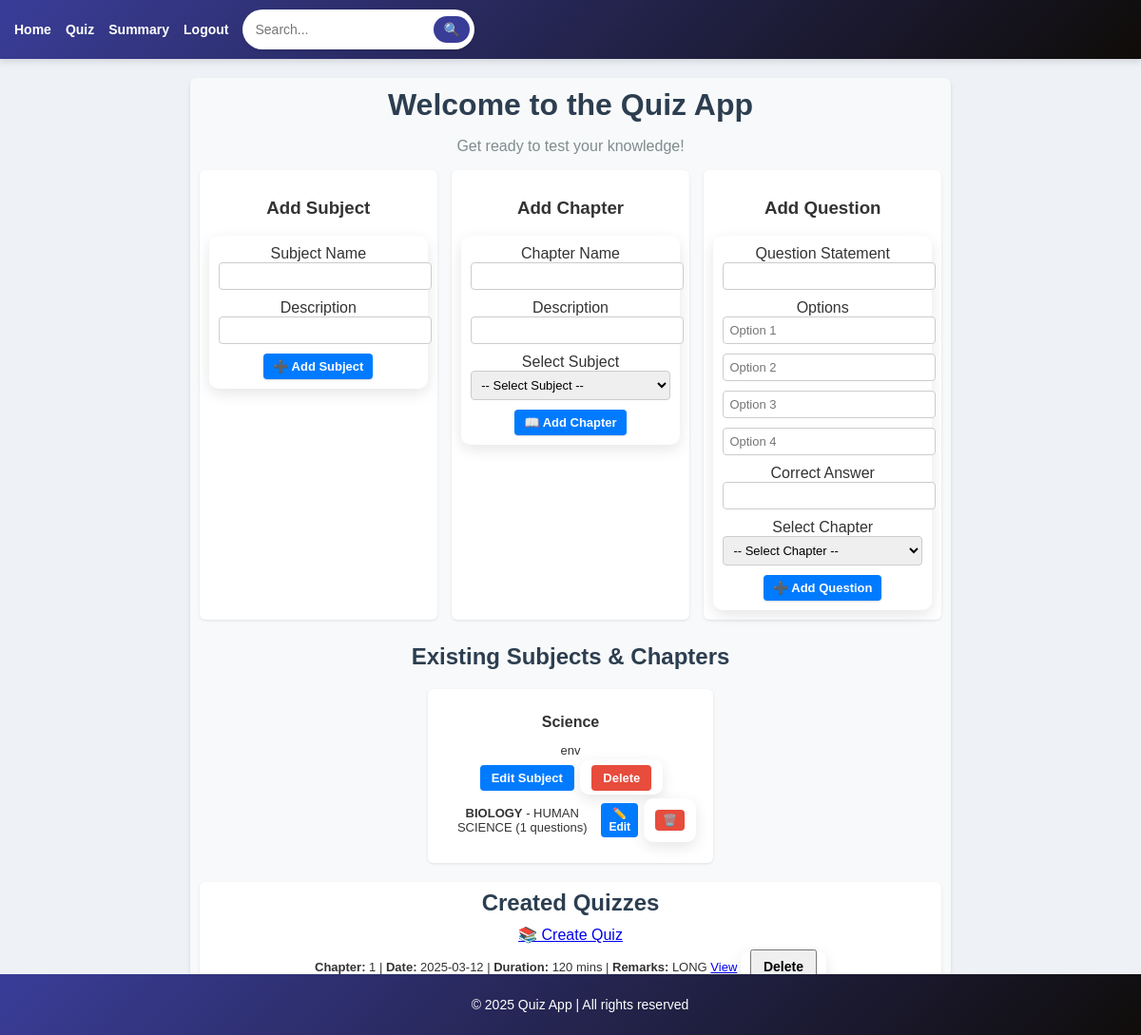
Page /admin_dashboard (signed in) on the committed database.
### models.py (models this page shows, shortened)
class Subject(db.Model):
    __tablename__ = 'subjects'
    id = db.Column(db.Integer, primary_key=True)
    subject_name = db.Column(db.String(80), unique=True, nullable=False)
    description = db.Column(db.String(255), nullable=True)
    chapters = db.relationship('Chapter', backref='subject', cascade="all, delete-orphan", lazy=True)

class Chapter(db.Model):
    __tablename__ = 'chapters'
    id = db.Column(db.Integer, primary_key=True)
    chapter_name = db.Column(db.String(80), unique=True, nullable=False)
    description = db.Column(db.String(255), nullable=True)
    subject_id = db.Column(db.Integer, db.ForeignKey('subjects.id'), nullable=False)
    quizzes = db.relationship('Quiz', back_populates='chapter', cascade="all, delete-orphan", lazy=True)
    questions = db.relationship('Question', back_populates='chapter', cascade="all, delete-orphan", lazy=True)

class Quiz(db.Model):
    __tablename__ = 'quiz'
    id = db.Column(db.Integer, primary_key=True)
    chapter_id = db.Column(db.Integer, db.ForeignKey('chapters.id'), nullable=False)
    name = db.Column(db.String(225), unique=True, nullable=False)
    date_of_quiz = db.Column(db.Date, nullable=True)
    time_duration = db.Column(db.Integer, nullable=True)
    remarks = db.Column(db.String(255), nullable=True)
    chapter = db.relationship('Chapter', back_populates='quizzes')
    scores = db.relationship('Score', backref='quiz', lazy=True)

### app.py (the view, shortened to what this page needs)
@app.route('/admin_dashboard', methods=['GET', 'POST'])
@admin_required
def admin_dashboard():
    subjects = Subject.query.all()
    chapters = Chapter.query.all()
    quizzes = Quiz.query.all()
    return render_template("admin_dashboard.html", subjects=subjects, chapters=chapters, quizzes=quizzes)

### app.py (called while the page is built)
def admin_required(f):
    @wraps(f)
    def decorated_function(*args, **kwargs):
        if "user_id" not in session or session.get('user_role') != 'admin':
            flash("Unauthorized access!", "danger")
            return redirect(url_for("login"))
        return f(*args, **kwargs)
    return decorated_function

### templates/admin_dashboard.html (shortened to what this page needs)
{% extends 'base.html' %}
{% block content %}
<div class="dashboard-container">
  <h1 class="text-center fw-bold">Welcome to the Quiz App</h1>
  <p class="text-center" style="color: #7f8c8d;">Get ready to test your knowledge!</p>
  <div class="forms-row">
    <div class="form-container">
      <h3 class="text-center">Add Subject</h3>
      <form method="POST">
        <label>Subject Name</label>
        <input type="text" name="subject_name" required>
        <label>Description</label>
        <input type="text" name="subject_description">
        <button type="submit">➕ Add Subject</button>
      </form>
    </div>
    <div class="form-container">
      <h3 class="text-center">Add Chapter</h3>
      <form method="POST">
        <label>Chapter Name</label>
        <input type="text" name="chapter_name" required>
        <label>Description</label>
        <input type="text" name="chapter_description">
        <label>Select Subject</label>
        <select name="subject_id" required>
          <option value="">-- Select Subject --</option>
        </select>
        <button type="submit">📖 Add Chapter</button>
      </form>
    </div>
    <div class="form-container">
      <h3 class="text-center">Add Question</h3>
      <form method="POST" action="{{ url_for('add_question') }}">
        <label>Question Statement</label>
        <input type="text" name="question_statement" required>
        <label>Options</label>
        <input type="text" name="option1" placeholder="Option 1" required>
        <input type="text" name="option2" placeholder="Option 2" required>
        <input type="text" name="option3" placeholder="Option 3" required>
        <input type="text" name="option4" placeholder="Option 4" required>
        <label>Correct Answer</label>
        <input type="text" name="correct_answer" required>
        <label>Select Chapter</label>
        <select name="chapter_id" required>
            <option value="">-- Select Chapter --</option>
        </select>
        <button type="submit">➕ Add Question</button>
      </form>
    </div>
  </div>
  <div class="subject-container">
    <h2 class="text-center">Existing Subjects & Chapters</h2>
    {% for subject in subjects %}
    <div class="subject-item">
      <h3 class="text-center">{{ subject.subject_name }}</h3>
      <p class="text-center text-muted">{{ subject.description }}</p>
      <div class="text-center">
        <a href="{{ url_for('edit_subject', subject_id=subject.id) }}" class="btn btn-warning"> Edit Subject</a>
        <form method="POST" action="{{ url_for('delete_subject', subject_id=subject.id) }}" style="display: inline;">
          <button type="submit" class="btn btn-danger" onclick="return confirm('Delete this subject?');">Delete</button>
        </form>
      </div>
      <div>
        {% for chapter in subject.chapters %}
          <div class="chapter-item">
            <span>
              <strong>{{ chapter.chapter_name }}</strong> - {{ chapter.description }} ({{ chapter.questions|length }} questions)
            </span>
            <div class="btn-actions">
              <a href="{{ url_for('edit_chapter', chapter_id=chapter.id) }}" class="btn btn-warning btn-sm">✏️ Edit</a>
              <form method="POST" action="{{ url_for('delete_chapter', chapter_id=chapter.id) }}" style="display: inline;">
                <button type="submit" class="btn btn-danger btn-sm" onclick="return confirm('Delete this chapter?');">🗑️</button>
              </form>
            </div>
          </div>
        {% endfor %}
      </div>
    </div>
    {% else %}
    <p class="text-center text-muted">No subjects available.</p>
    {% endfor %}
  </div>
  <div class="quiz-container">
    <h2 class="text-center">Created Quizzes</h2>
    <div class="text-center">
      <a href="{{ url_for('create_quiz') }}" class="btn btn-primary">📚 Create Quiz</a>
    </div>
    {% if quizzes %}
    <ul>
      {% for quiz in quizzes %}
      <li>
        <strong>Chapter:</strong> {{ quiz.chapter_id }} |
        <strong>Date:</strong> {{ quiz.date_of_quiz }} |
        <strong>Duration:</strong> {{ quiz.time_duration }} mins |
        <strong>Remarks:</strong> {{ quiz.remarks }}
        <a href="{{ url_for('view_quiz', quiz_id=quiz.id) }}" class="btn btn-info">View</a>
        <form method="POST" action="{{ url_for('delete_quiz', quiz_id=quiz.id) }}" style="display: inline;">
          <button type="submit" class="btn btn-danger" onclick="return confirm('Delete this quiz?');">Delete</button>
        </form>
      </li>
      {% endfor %}
    </ul>
    {% else %}
    <p class="text-center text-muted">No quizzes available.</p>
    {% endif %}
  </div>
</div>
{% endblock %}

### templates/base.html (style rules this page uses)
form { background: white; padding: 10px; border-radius: 10px; box-shadow: 0px 5px 15px rgba(0, 0, 0, 0.1); }
input, select { border: 2px solid #3a3d98; border-radius: 10px; padding: 8px; }
button { font-size: 14px; font-weight: bold; padding: 8px 12px; }
body { font-family: 'Poppins', Arial, sans-serif; margin: 0; padding: 0; background-color: #eef1f6; color: #333; }

### templates/admin_dashboard.html (style rules this page uses)
.dashboard-container { max-width: 100%; margin: auto; padding: 10px; background-color: #f8f9fa; border-radius: 6px; box-shadow: 0 2px 4px rgba(0, 0, 0, 0.1); }
h1, h2 { color: #2c3e50; margin: 0 0 10px; }
.forms-row { display: flex; gap: 10px; justify-content: space-between; flex-wrap: nowrap; margin-bottom: 15px; }
.form-container { background: #fff; padding: 10px; border-radius: 6px; box-shadow: 0 1px 3px rgba(0, 0, 0, 0.1); width: 32%; box-sizing: border-box; }
.form-container input, .form-container select { width: 100%; padding: 6px; margin-bottom: 10px; font-size: 13px; border: 1px solid #ccc; border-radius: 4px; transition: border-color 0.3s; }
.form-container button { padding: 6px 10px; font-size: 13px; border-radius: 4px; border: none; cursor: pointer; background: #007bff; color: #fff; box-shadow: 0 1px 2px rgba(0, 0, 0, 0.15); transition: background 0.3s; }
.subject-container { display: flex; flex-wrap: wrap; gap: 10px; justify-content: center; margin: 10px 0; padding: 10px; }
.subject-container h2 { width: 100%; text-align: center; margin-bottom: 10px; }
.subject-item { background-color: #fff; border-radius: 6px; box-shadow: 0 1px 3px rgba(0, 0, 0, 0.1); padding: 10px; width: 280px; text-align: center; }
.subject-item h3 { margin-bottom: 6px; font-size: 16px; }
.subject-item p { font-size: 13px; margin-bottom: 6px; }
.subject-item .btn { display: inline-block; padding: 6px 12px; font-size: 13px; font-weight: bold; border: none; border-radius: 4px; cursor: pointer; text-decoration: none; margin: 2px; }
.subject-item .btn-warning, .chapter-item .btn-warning { background-color:#007bff;; color: #fff; transition: background-color 0.3s ease; }
.subject-item .btn-danger { background-color: #e74c3c; color: #fff; transition: background-color 0.3s ease; }
.chapter-item { display: flex; justify-content: space-between; align-items: center; background: none; border-radius: 4px; padding: 6px 8px; margin-bottom: 6px; font-size: 13px; }
.btn-actions { display: flex; gap: 4px; align-items: center; }
.chapter-item .btn-sm { display: inline-block; padding: 4px 8px; font-size: 12px; font-weight: bold; border: none; border-radius: 4px; cursor: pointer; text-decoration: none; }
.chapter-item .btn-danger { background-color: #e74c3c; color: #fff; transition: background-color 0.3s ease; }
.quiz-container { background-color: #fff; padding: 8px 10px; margin: 10px 0; border-radius: 6px; box-shadow: 0 1px 3px rgba(0, 0, 0, 0.1); }
.quiz-container ul { list-style-type: none; padding: 0; margin: 0; }
.quiz-container li { padding: 6px 8px; border-bottom: 1px solid #e9ecef; font-size: 13px; }
.quiz-container li:last-child { border-bottom: none; }
.text-center { text-align: center; }

### rows in the picture
Subject: subject_name "Science", description "env"
Chapter: chapter_name "BIOLOGY", description "HUMAN SCIENCE", questions|length "1"
Quiz: chapter_id "1", date_of_quiz "2025-03-12", time_duration "120", remarks "LONG"
